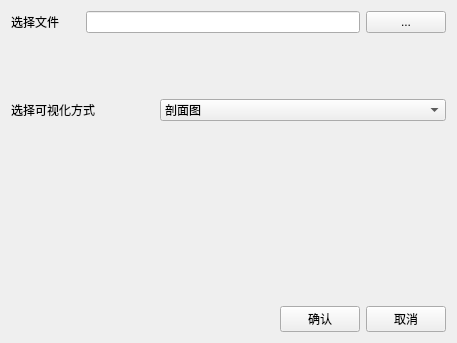
<?xml version="1.0" encoding="UTF-8"?>
<ui version="4.0">
 <class>Form</class>
 <widget class="QWidget" name="Form">
  <property name="windowModality">
   <enum>Qt::NonModal</enum>
  </property>
  <property name="geometry">
   <rect>
    <x>0</x>
    <y>0</y>
    <width>457</width>
    <height>343</height>
   </rect>
  </property>
  <property name="windowTitle">
   <string>Form</string>
  </property>
  <layout class="QVBoxLayout" name="verticalLayout_2">
   <item>
    <layout class="QVBoxLayout" name="verticalLayout" stretch="1,1,1,3,1">
     <item>
      <layout class="QHBoxLayout" name="horizontalLayout" stretch="1,4,1">
       <item>
        <widget class="QLabel" name="label_2">
         <property name="text">
          <string>选择文件</string>
         </property>
        </widget>
       </item>
       <item>
        <widget class="QLineEdit" name="file"/>
       </item>
       <item>
        <widget class="QPushButton" name="choose_file">
         <property name="text">
          <string>...</string>
         </property>
        </widget>
       </item>
      </layout>
     </item>
     <item>
      <spacer name="verticalSpacer_2">
       <property name="orientation">
        <enum>Qt::Vertical</enum>
       </property>
       <property name="sizeHint" stdset="0">
        <size>
         <width>20</width>
         <height>40</height>
        </size>
       </property>
      </spacer>
     </item>
     <item>
      <layout class="QHBoxLayout" name="horizontalLayout_2" stretch="2,4">
       <item>
        <widget class="QLabel" name="label">
         <property name="text">
          <string>选择可视化方式</string>
         </property>
        </widget>
       </item>
       <item>
        <widget class="QComboBox" name="type">
         <item>
          <property name="text">
           <string>剖面图</string>
          </property>
         </item>
        </widget>
       </item>
      </layout>
     </item>
     <item>
      <spacer name="verticalSpacer">
       <property name="orientation">
        <enum>Qt::Vertical</enum>
       </property>
       <property name="sizeHint" stdset="0">
        <size>
         <width>20</width>
         <height>40</height>
        </size>
       </property>
      </spacer>
     </item>
     <item>
      <layout class="QHBoxLayout" name="horizontalLayout_3" stretch="4,1,1">
       <item>
        <spacer name="horizontalSpacer_5">
         <property name="orientation">
          <enum>Qt::Horizontal</enum>
         </property>
         <property name="sizeHint" stdset="0">
          <size>
           <width>40</width>
           <height>20</height>
          </size>
         </property>
        </spacer>
       </item>
       <item>
        <widget class="QPushButton" name="btn_ok">
         <property name="text">
          <string>确认</string>
         </property>
        </widget>
       </item>
       <item>
        <widget class="QPushButton" name="btn_cancel">
         <property name="text">
          <string>取消</string>
         </property>
        </widget>
       </item>
      </layout>
     </item>
    </layout>
   </item>
  </layout>
 </widget>
 <resources/>
 <connections/>
</ui>
